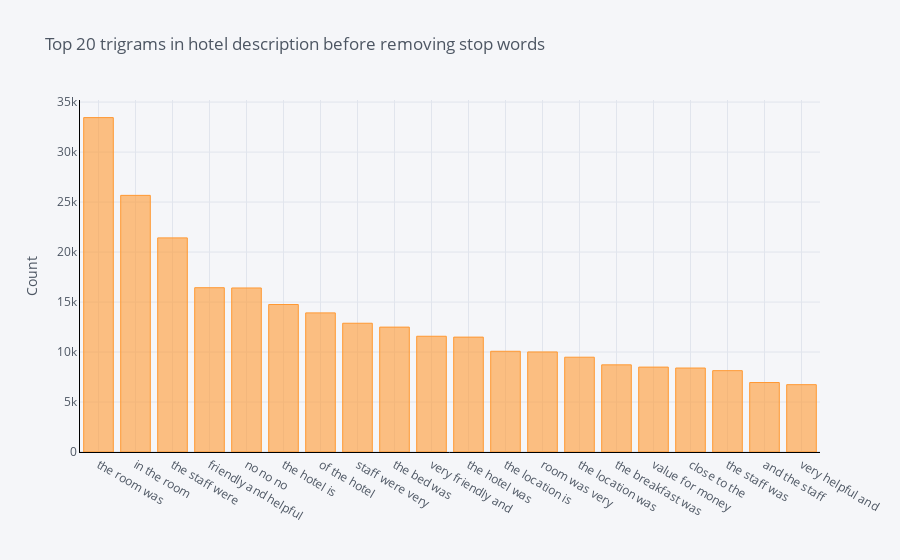

Source (notebook cell):
### Code cell
#tri-gram before stop words


common_words = get_top_n_words(hotel_review['review_text'], 20,y=(3,3))
df5 = pd.DataFrame(common_words, columns = ['review_text' , 'count'])
df5.groupby('review_text').sum()['count'].sort_values(ascending=False).iplot(kind='bar', yTitle='Count', linecolor='black', title='Top 20 trigrams in hotel description before removing stop words')

### Figure 1 — Plotly figure (JSON) as saved in the notebook; plotly's stock layout.template omitted (floating-point values rounded to 4 significant figures)
{"data": [{"marker": {"color": "rgba(255, 153, 51, 0.6)", "line": {"color": "rgba(255, 153, 51, 1.0)", "width": 1}}, "name": "count", "orientation": "v", "text": "", "type": "bar", "x": ["the room was", "in the room", "the staff were", "friendly and helpful", "no no no", "the hotel is", "of the hotel", "staff were very", "the bed was", "very friendly and", "the hotel was", "the location is", "room was very", "the location was", "the breakfast was", "value for money", "close to the", "the staff was", "and the staff", "very helpful and"], "y": [33448, 25670, 21417, 16433, 16407, 14753, 13915, 12879, 12491, 11577, 11491, 10074, 10008, 9481, 8717, 8492, 8399, 8137, 6949, 6736]}], "layout": {"legend": {"bgcolor": "#F5F6F9", "font": {"color": "#4D5663"}}, "paper_bgcolor": "#F5F6F9", "plot_bgcolor": "#F5F6F9", "title": {"font": {"color": "#4D5663"}, "text": "Top 20 trigrams in hotel description before removing stop words"}, "xaxis": {"gridcolor": "#E1E5ED", "linecolor": "black", "showgrid": true, "tickfont": {"color": "#4D5663"}, "title": {"font": {"color": "#4D5663"}, "text": ""}, "zerolinecolor": "#E1E5ED"}, "yaxis": {"gridcolor": "#E1E5ED", "linecolor": "black", "showgrid": true, "tickfont": {"color": "#4D5663"}, "title": {"font": {"color": "#4D5663"}, "text": "Count"}, "zerolinecolor": "#E1E5ED"}}}
